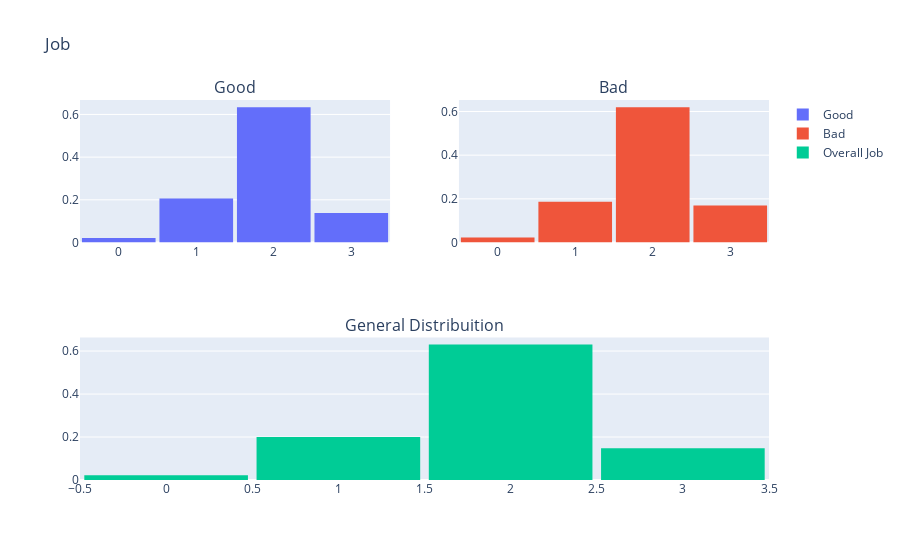

Notebook code for this chart:
### Code cell
data_good = data.loc[data["Risk"] == 'good']['Job'].values.tolist()
data_bad = data.loc[data["Risk"] == 'bad']['Job'].values.tolist()
data_age = data['Job'].values.tolist()

#first plot
first = go.Histogram(
    x=data_good,
    histnorm='probability',
    name="Good"
)
#Second plot
second = go.Histogram(
    x=data_bad,
    histnorm='probability',
    name="Bad"
)
#Third plot
third = go.Histogram(
    x=data_age,
    histnorm='probability',
    name="Overall Job"
)

fig = tls.make_subplots(rows=2, cols=2, specs=[[{}, {}], [{'colspan': 2}, None]],
                          subplot_titles=('Good','Bad', 'General Distribuition'))

#setting the figs
fig.append_trace(first, 1, 1)
fig.append_trace(second, 1, 2)
fig.append_trace(third, 2, 1)

fig['layout'].update(showlegend=True, title='Job', bargap=0.05)
py.iplot(fig, filename='plt Job vs Risk')

### Figure 1 — Plotly figure (JSON) as saved in the notebook; plotly's stock layout.template omitted (floating-point values rounded to 4 significant figures; data arrays with more than 128 entries replaced by an {"elided": "..."} marker saying what was removed)
{"data": [{"histnorm": "probability", "name": "Good", "type": "histogram", "x": {"elided": "700 int values"}, "xaxis": "x", "yaxis": "y"}, {"histnorm": "probability", "name": "Bad", "type": "histogram", "x": {"elided": "300 int values"}, "xaxis": "x2", "yaxis": "y2"}, {"histnorm": "probability", "name": "Overall Job", "type": "histogram", "x": {"elided": "1000 int values"}, "xaxis": "x3", "yaxis": "y3"}], "layout": {"annotations": [{"font": {"size": 16}, "showarrow": false, "text": "Good", "x": 0.225, "xanchor": "center", "xref": "paper", "y": 1.0, "yanchor": "bottom", "yref": "paper"}, {"font": {"size": 16}, "showarrow": false, "text": "Bad", "x": 0.775, "xanchor": "center", "xref": "paper", "y": 1.0, "yanchor": "bottom", "yref": "paper"}, {"font": {"size": 16}, "showarrow": false, "text": "General Distribuition", "x": 0.5, "xanchor": "center", "xref": "paper", "y": 0.375, "yanchor": "bottom", "yref": "paper"}], "bargap": 0.05, "showlegend": true, "title": {"text": "Job"}, "xaxis": {"anchor": "y", "domain": [0.0, 0.45]}, "xaxis2": {"anchor": "y2", "domain": [0.55, 1.0]}, "xaxis3": {"anchor": "y3", "domain": [0.0, 1.0]}, "yaxis": {"anchor": "x", "domain": [0.625, 1.0]}, "yaxis2": {"anchor": "x2", "domain": [0.625, 1.0]}, "yaxis3": {"anchor": "x3", "domain": [0.0, 0.375]}}}
